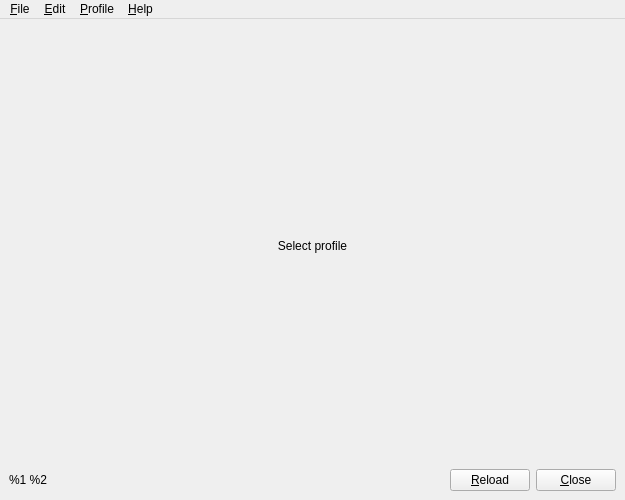
<?xml version="1.0" encoding="UTF-8"?>
<ui version="4.0">
 <class>UserInterface</class>
 <widget class="QMainWindow" name="UserInterface">
  <property name="geometry">
   <rect>
    <x>0</x>
    <y>0</y>
    <width>625</width>
    <height>500</height>
   </rect>
  </property>
  <property name="minimumSize">
   <size>
    <width>625</width>
    <height>500</height>
   </size>
  </property>
  <property name="windowTitle">
   <string>%2 - %1</string>
  </property>
  <widget class="QWidget" name="cwUI">
   <layout class="QVBoxLayout" name="vlUI">
    <property name="leftMargin">
     <number>0</number>
    </property>
    <property name="topMargin">
     <number>0</number>
    </property>
    <property name="rightMargin">
     <number>0</number>
    </property>
    <property name="bottomMargin">
     <number>0</number>
    </property>
    <item>
     <widget class="QStackedWidget" name="swProfile">
      <property name="lineWidth">
       <number>0</number>
      </property>
      <widget class="QWidget" name="swSelection">
       <layout class="QVBoxLayout" name="vlUserInterface">
        <property name="spacing">
         <number>6</number>
        </property>
        <property name="leftMargin">
         <number>9</number>
        </property>
        <property name="topMargin">
         <number>9</number>
        </property>
        <property name="rightMargin">
         <number>9</number>
        </property>
        <property name="bottomMargin">
         <number>9</number>
        </property>
        <item>
         <spacer name="vsUpper">
          <property name="orientation">
           <enum>Qt::Vertical</enum>
          </property>
          <property name="sizeHint" stdset="0">
           <size>
            <width>0</width>
            <height>0</height>
           </size>
          </property>
         </spacer>
        </item>
        <item>
         <widget class="QLabel" name="labSelectProfile">
          <property name="text">
           <string>Select profile</string>
          </property>
          <property name="alignment">
           <set>Qt::AlignCenter</set>
          </property>
          <property name="wordWrap">
           <bool>true</bool>
          </property>
         </widget>
        </item>
        <item>
         <layout class="QVBoxLayout" name="vlButtons"/>
        </item>
        <item>
         <spacer name="vsFooter">
          <property name="orientation">
           <enum>Qt::Vertical</enum>
          </property>
          <property name="sizeHint" stdset="0">
           <size>
            <width>0</width>
            <height>0</height>
           </size>
          </property>
         </spacer>
        </item>
        <item>
         <layout class="QHBoxLayout" name="hlButtons">
          <item>
           <widget class="QLabel" name="labVersion">
            <property name="text">
             <string>%1 %2</string>
            </property>
           </widget>
          </item>
          <item>
           <spacer name="hsButtons">
            <property name="orientation">
             <enum>Qt::Horizontal</enum>
            </property>
            <property name="sizeHint" stdset="0">
             <size>
              <width>0</width>
              <height>0</height>
             </size>
            </property>
           </spacer>
          </item>
          <item>
           <widget class="QPushButton" name="cmdReload">
            <property name="sizePolicy">
             <sizepolicy hsizetype="Minimum" vsizetype="Minimum">
              <horstretch>0</horstretch>
              <verstretch>0</verstretch>
             </sizepolicy>
            </property>
            <property name="toolTip">
             <string>Reload profile overview</string>
            </property>
            <property name="text">
             <string>&amp;Reload</string>
            </property>
            <property name="autoDefault">
             <bool>true</bool>
            </property>
           </widget>
          </item>
          <item>
           <widget class="QPushButton" name="cmdClose">
            <property name="sizePolicy">
             <sizepolicy hsizetype="Minimum" vsizetype="Minimum">
              <horstretch>0</horstretch>
              <verstretch>0</verstretch>
             </sizepolicy>
            </property>
            <property name="toolTip">
             <string extracomment="Close %1 &lt;- (gta5view/gta5sync) - %1 will be replaced automatically">Close %1</string>
            </property>
            <property name="text">
             <string>&amp;Close</string>
            </property>
            <property name="autoDefault">
             <bool>true</bool>
            </property>
           </widget>
          </item>
         </layout>
        </item>
       </layout>
      </widget>
     </widget>
    </item>
   </layout>
  </widget>
  <widget class="QMenuBar" name="menuBar">
   <property name="geometry">
    <rect>
     <x>0</x>
     <y>0</y>
     <width>625</width>
     <height>23</height>
    </rect>
   </property>
   <widget class="QMenu" name="menuFile">
    <property name="title">
     <string>&amp;File</string>
    </property>
    <addaction name="actionSelect_GTA_Folder"/>
    <addaction name="actionOpen_File"/>
    <addaction name="actionSelect_profile"/>
    <addaction name="separator"/>
    <addaction name="actionExit"/>
   </widget>
   <widget class="QMenu" name="menuHelp">
    <property name="title">
     <string>&amp;Help</string>
    </property>
    <addaction name="actionAbout_gta5sync"/>
   </widget>
   <widget class="QMenu" name="menuEdit">
    <property name="title">
     <string>&amp;Edit</string>
    </property>
    <addaction name="actionOptions"/>
   </widget>
   <widget class="QMenu" name="menuProfile">
    <property name="title">
     <string>&amp;Profile</string>
    </property>
    <widget class="QMenu" name="menuSelection_visibility">
     <property name="title">
      <string>&amp;Selection visibility</string>
     </property>
     <addaction name="action_Enable_In_game"/>
     <addaction name="action_Disable_In_game"/>
    </widget>
    <widget class="QMenu" name="menuManage_selection">
     <property name="title">
      <string>Selection &amp;mass tools</string>
     </property>
     <addaction name="actionQualify_as_Avatar"/>
     <addaction name="actionChange_Players"/>
     <addaction name="actionSet_Crew"/>
     <addaction name="actionSet_Title"/>
    </widget>
    <addaction name="action_Import"/>
    <addaction name="actionExport_selected"/>
    <addaction name="actionDelete_selected"/>
    <addaction name="separator"/>
    <addaction name="menuManage_selection"/>
    <addaction name="menuSelection_visibility"/>
    <addaction name="separator"/>
    <addaction name="actionSelect_all"/>
    <addaction name="actionDeselect_all"/>
   </widget>
   <addaction name="menuFile"/>
   <addaction name="menuEdit"/>
   <addaction name="menuProfile"/>
   <addaction name="menuHelp"/>
  </widget>
  <action name="actionAbout_gta5sync">
   <property name="text">
    <string>&amp;About %1</string>
   </property>
   <property name="shortcut">
    <string notr="true">Ctrl+P</string>
   </property>
  </action>
  <action name="actionExit">
   <property name="text">
    <string>&amp;Exit</string>
   </property>
   <property name="toolTip">
    <string>Exit</string>
   </property>
   <property name="shortcut">
    <string notr="true">Ctrl+Q</string>
   </property>
  </action>
  <action name="actionSelect_profile">
   <property name="text">
    <string>Close &amp;Profile</string>
   </property>
   <property name="shortcut">
    <string notr="true">Ctrl+End</string>
   </property>
  </action>
  <action name="actionOptions">
   <property name="text">
    <string>&amp;Settings</string>
   </property>
   <property name="shortcut">
    <string notr="true">Ctrl+S</string>
   </property>
  </action>
  <action name="actionSelect_all">
   <property name="text">
    <string>Select &amp;All</string>
   </property>
   <property name="shortcut">
    <string notr="true">Ctrl+A</string>
   </property>
  </action>
  <action name="actionDeselect_all">
   <property name="text">
    <string>&amp;Deselect All</string>
   </property>
   <property name="shortcut">
    <string notr="true">Ctrl+D</string>
   </property>
  </action>
  <action name="actionExport_selected">
   <property name="text">
    <string>&amp;Export selected...</string>
   </property>
   <property name="shortcut">
    <string notr="true">Ctrl+E</string>
   </property>
  </action>
  <action name="actionDelete_selected">
   <property name="text">
    <string>&amp;Remove selected</string>
   </property>
   <property name="shortcut">
    <string notr="true">Ctrl+Del</string>
   </property>
  </action>
  <action name="action_Import">
   <property name="text">
    <string>&amp;Import files...</string>
   </property>
   <property name="shortcut">
    <string notr="true">Ctrl+I</string>
   </property>
  </action>
  <action name="actionOpen_File">
   <property name="text">
    <string>&amp;Open File...</string>
   </property>
   <property name="shortcut">
    <string notr="true">Ctrl+O</string>
   </property>
  </action>
  <action name="actionSelect_GTA_Folder">
   <property name="text">
    <string>Select &amp;GTA V Folder...</string>
   </property>
   <property name="toolTip">
    <string>Select GTA V Folder...</string>
   </property>
   <property name="shortcut">
    <string notr="true">Ctrl+G</string>
   </property>
  </action>
  <action name="action_Enable_In_game">
   <property name="text">
    <string>Show In-gam&amp;e</string>
   </property>
   <property name="shortcut">
    <string notr="true">Shift+E</string>
   </property>
  </action>
  <action name="action_Disable_In_game">
   <property name="text">
    <string>Hi&amp;de In-game</string>
   </property>
   <property name="shortcut">
    <string notr="true">Shift+D</string>
   </property>
  </action>
  <action name="actionSet_Title">
   <property name="text">
    <string>Change &amp;Title...</string>
   </property>
   <property name="shortcut">
    <string notr="true">Shift+T</string>
   </property>
  </action>
  <action name="actionSet_Crew">
   <property name="text">
    <string>Change &amp;Crew...</string>
   </property>
   <property name="shortcut">
    <string notr="true">Shift+C</string>
   </property>
  </action>
  <action name="actionQualify_as_Avatar">
   <property name="text">
    <string>&amp;Qualify as Avatar</string>
   </property>
   <property name="shortcut">
    <string notr="true">Shift+Q</string>
   </property>
  </action>
  <action name="actionChange_Players">
   <property name="text">
    <string>Change &amp;Players...</string>
   </property>
   <property name="shortcut">
    <string notr="true">Shift+P</string>
   </property>
  </action>
 </widget>
 <resources/>
 <connections>
  <connection>
   <sender>cmdClose</sender>
   <signal>clicked()</signal>
   <receiver>UserInterface</receiver>
   <slot>close()</slot>
   <hints>
    <hint type="sourcelabel">
     <x>572</x>
     <y>476</y>
    </hint>
    <hint type="destinationlabel">
     <x>312</x>
     <y>249</y>
    </hint>
   </hints>
  </connection>
 </connections>
</ui>
